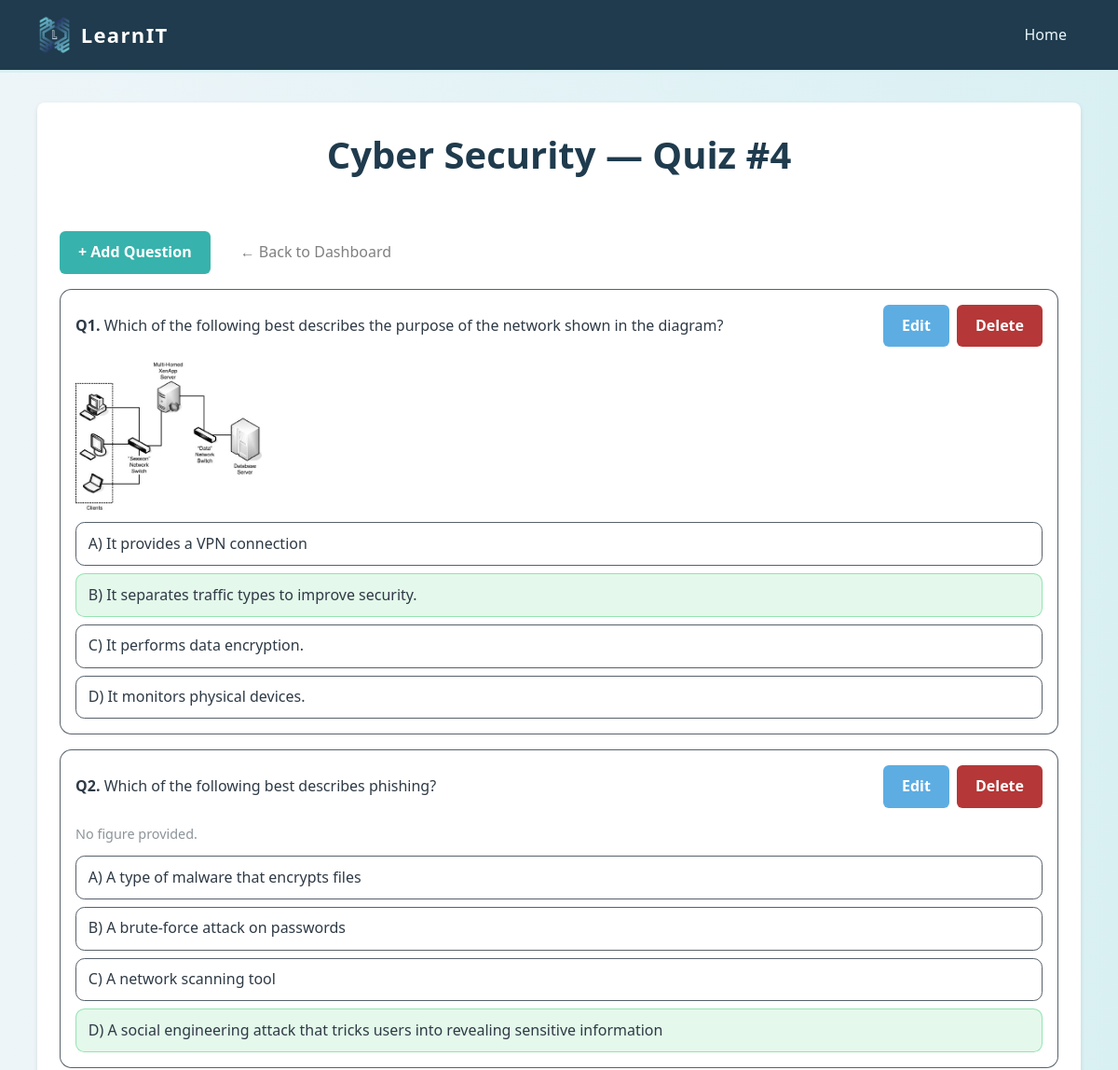
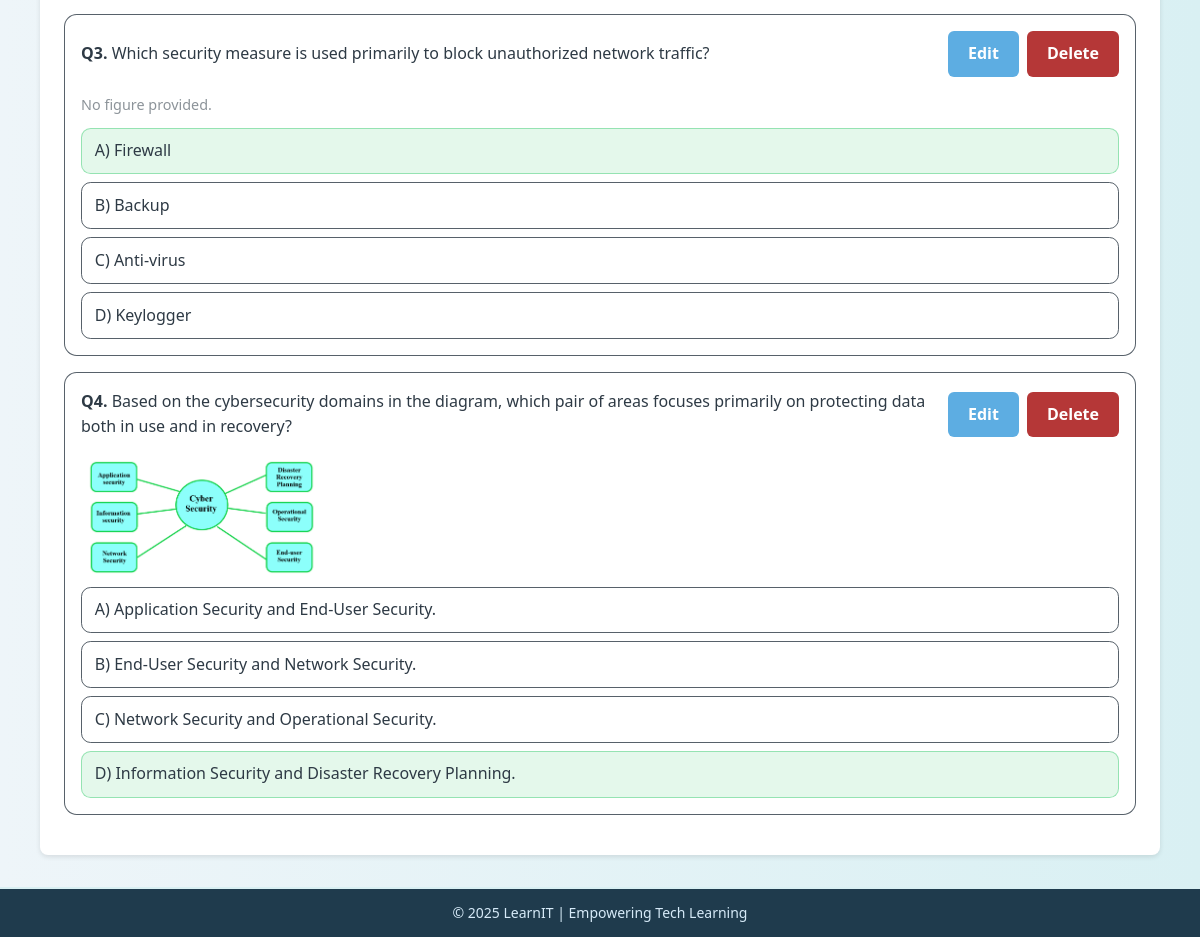
The app's page /quiz.php?quizID=4 with its own data (2 pictures, top to bottom).
### tables this page shows
CREATE TABLE `topic` (
  `id` int(11) NOT NULL,
  `topicName` varchar(120) NOT NULL
);

CREATE TABLE `quizquestion` (
  `id` int(11) NOT NULL,
  `quizID` int(11) NOT NULL,
  `question` text NOT NULL,
  `questionFigureFileName` varchar(200) DEFAULT NULL,
  `answerA` varchar(300) NOT NULL,
  `answerB` varchar(300) NOT NULL,
  `answerC` varchar(300) NOT NULL,
  `answerD` varchar(300) NOT NULL,
  `correctAnswer` enum('A','B','C','D') NOT NULL
);

### quiz.php (the view, shortened to what this page needs)
<?php
$conn = mysqli_connect("localhost", "root", "root", "dblearnit");
mysqli_set_charset($conn, "utf8mb4");
$quizID = 0;
if (isset($_GET['quizID'])) {
    $quizID = (int)$_GET['quizID'];
} elseif (isset($_GET['quiz_id'])) {
    $quizID = (int)$_GET['quiz_id'];
}
$topicName = "Quiz";
$tres = mysqli_query($conn,
  "SELECT t.topicName
     FROM quiz q
     JOIN topic t ON t.id = q.topicID
    WHERE q.id = $quizID LIMIT 1");
if ($tres && mysqli_num_rows($tres)) {
  $topicName = mysqli_fetch_assoc($tres)['topicName'];
}
$qres = mysqli_query($conn, "
  SELECT id, question, questionFigureFileName, answerA, answerB, answerC, answerD, correctAnswer
  FROM quizquestion
  WHERE quizID = $quizID
  ORDER BY id
");
?>
<!DOCTYPE html>
<html lang="en">
<head>
  <link rel="stylesheet" href="style.css"/>
</head>
<body>
  <header>
    <div class="logo">
      <img src="images/logo.png" alt="LearnIT Logo"/>
      <h1>LearnIT</h1>
    </div>
    <nav>
      <a href="educator.html">Home</a>
    </nav>
  </header>
  <main class="quiz-scope">
    <div class="card-container">
      <section class="q-panel">
        <h2><?php echo htmlspecialchars($topicName); ?> — Quiz #<?php echo (int)$quizID; ?></h2>
<div class="q-inline" style="margin-bottom:1rem;">
  <a class="btn submit" href="add-question.php?quizID=<?php echo (int)$quizID; ?>">
    + Add Question
  </a>
  <a class="takeHome" href="educator.php">
    ← Back to Dashboard
  </a>
</div>
        <?php if ($qres && mysqli_num_rows($qres)): ?>
          <?php $n=1; while($row = mysqli_fetch_assoc($qres)): ?>
            <article class="q-card">
              <div class="q-head">
                <div><strong>Q<?php echo $n++; ?>.</strong> <?php echo htmlspecialchars($row['question']); ?></div>
                <div class="q-actions">
                  <a class="btn" href="edit-question.php?id=<?php echo (int)$row['id']; ?>">Edit</a>
                  <a class="btn delete"
                     href="quiz.php?quizID=<?php echo (int)$quizID; ?>&delete=<?php echo (int)$row['id']; ?>"
                     onclick="return confirm('Delete this question?');">Delete</a>
                </div>
              </div>
              <?php if (!empty($row['questionFigureFileName'])): ?>
                <img src="uploads/<?php echo htmlspecialchars($row['questionFigureFileName']); ?>"
                     alt="" style="max-width:240px; max-height:160px; display:block; margin-bottom:0.5rem;">
              <?php else: ?>
                <p class="q-help">No figure provided.</p>
              <?php endif; ?>
              <div class="q-answers">
                <div class="q-answer <?php echo ($row['correctAnswer']==='A'?'is-correct':''); ?>">A) <?php echo htmlspecialchars($row['answerA']); ?></div>
                <div class="q-answer <?php echo ($row['correctAnswer']==='B'?'is-correct':''); ?>">B) <?php echo htmlspecialchars($row['answerB']); ?></div>
                <div class="q-answer <?php echo ($row['correctAnswer']==='C'?'is-correct':''); ?>">C) <?php echo htmlspecialchars($row['answerC']); ?></div>
                <div class="q-answer <?php echo ($row['correctAnswer']==='D'?'is-correct':''); ?>">D) <?php echo htmlspecialchars($row['answerD']); ?></div>
              </div>
            </article>
          <?php endwhile; ?>
        <?php else: ?>
          <p>No questions yet for this quiz.</p>
        <?php endif; ?>
      </section>
    </div>
  </main>
  <footer>
    <p>&copy; 2025 LearnIT | Empowering Tech Learning</p>
  </footer>
</body>
</html>

### style.css (style rules this page uses)
* { margin: 0; padding: 0; box-sizing: border-box; }
body { font-family: 'Segoe UI', Tahoma, Geneva, Verdana, sans-serif; background: linear-gradient(to right, #eef5f9, #d9f0f3); color: #2e3a45; min-height: 100vh; display: flex; flex-direction: column; line-height: 1.6; }
header { background: #1f3b4d; display: flex; justify-content: space-between; align-items: center; padding: 0.938em 2.5em; border-bottom: 0.188em solid #d9f0f3; color: #fff; }
header .logo { display: flex; align-items: center; }
header .logo img { height: 2.812em; margin-right: 0.625em; }
header .logo h1 { font-size: 1.375em; letter-spacing: 0.062em; }
header nav a { margin: 0 0.938em; text-decoration: none; color: #eaf6fb; font-weight: 500; transition: color 0.3s; }
h2 { color: #1f3b4d; margin-bottom: 1.25em; }
footer { background: #1f3b4d; text-align: center; padding: 0.938em; border-top: 0.188em solid #d9f0f3; font-size: 0.875em; color: #d6eaf8; }
button, .btn { background: #5dade2; border: none; padding: 0.625em 1.25em; border-radius: 0.375em; color: #fff; font-weight: bold; cursor: pointer; transition: background 0.3s, transform 0.2s; text-decoration: none; }
.submit { background: #38B2AC; }
.delete { background: #B53737; }
.takeHome { padding: 0.625em 1.25em; color: gray; text-decoration: none; border: none; border-radius: 0.312em; text-align: center; }
.card-container { width: 70rem; margin: 2em auto; padding: 1.5em; background-color: #ffffff; border-radius: 0.5em; box-shadow: 0 0.125em 0.3125em rgba(0,0,0,0.1); }

### quiz.php (style rules this page uses)
.quiz-scope { --qz-gap-1: 0.5rem; --qz-gap-2: 1rem; --qz-gap-3: 1.5rem; --qz-gap-4: 2rem; --qz-radius: 0.8rem; --qz-input-h: 2.75rem; --qz-text: inherit; --qz-muted: color-mix(in oklab, currentColor 55%, transparent); --qz-accent: currentColor; --qz-panel-bg: var(--surface-1, #ffffff); --qz-panel-bd: color-mix(in oklab, currentColor 85%, transparent); --qz-input-bg: var(--surface-2, #ffffff); --qz-input-bd: color-mix(in oklab, currentColor 80%, transparent); --qz-ok-bd: color-mix(in oklab, #22c55e 40%, transparent); --qz-ok-bg: color-mix(in oklab, #22c55e 12%, transparent); }
.quiz-scope h2 { text-align: center; font-size:2.5rem; }
.quiz-scope .q-help { font-size:0.9rem; color:var(--qz-muted); }
.quiz-scope .q-inline { display:flex; align-items:center; gap:0.75rem; flex-wrap:wrap; }
.quiz-scope .q-card { border:0.08rem solid var(--qz-input-bd); border-radius:var(--qz-radius); padding:var(--qz-gap-2); margin:var(--qz-gap-2) 0; background:var(--qz-panel-bg); }
.quiz-scope .q-head { display:flex; align-items:center; justify-content:space-between; gap:var(--qz-gap-2); margin-bottom:var(--qz-gap-2); }
.quiz-scope .q-actions { display:flex; gap:0.5rem; }
.quiz-scope .q-answers { display:grid; gap:0.5rem; margin-top:0.75rem; }
.quiz-scope .q-answer { padding:0.6rem 0.8rem; border-radius:0.6rem; border:0.08rem solid var(--qz-input-bd); }
.quiz-scope .q-answer.is-correct { border-color:var(--qz-ok-bd); background:var(--qz-ok-bg); }

### records on screen
topic: topicName "Cyber Security"
quizquestion: question "Which of the following best describes the purpose of the network shown in the diagram?", questionFigureFileName (picture), answerA "It provides a VPN connection", answerB "It separates traffic types to improve security.", answerC "It performs data encryption.", answerD "It monitors physical devices."
quizquestion: question "Which of the following best describes phishing?", shows "No figure provided.", answerA "A type of malware that encrypts files", answerB "A brute-force attack on passwords", answerC "A network scanning tool", answerD "A social engineering attack that tricks users into revealing sensitive information"
quizquestion: question "Which security measure is used primarily to block unauthorized network traffic?", shows "No figure provided.", answerA "Firewall", answerB "Backup", answerC "Anti-virus", answerD "Keylogger"
quizquestion: question "Based on the cybersecurity domains in the diagram, which pair of areas focuses primarily on protecting data both in use and in recovery?", questionFigureFileName (picture), answerA "Application Security and End-User Security.", answerB "End-User Security and Network Security.", answerC "Network Security and Operational Security.", answerD "Information Security and Disaster Recovery Planning."

### other values on screen
$quizID "4"
